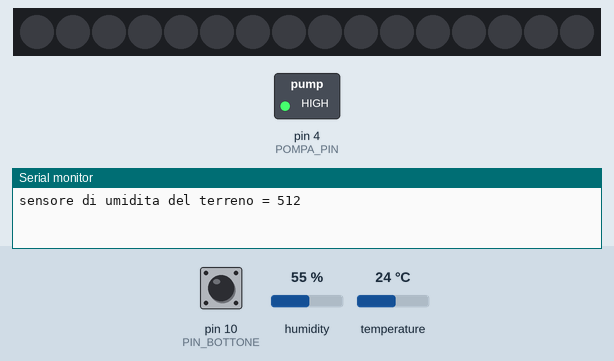
This sketch was run on a simulated Arduino Uno, built with avr-gcc and run on an emulated ATmega328P. On the bench: 16 RGB LEDs in strip order, left to right, switched loads named in the sketch (green lamp = pin HIGH), the last lines printed to the serial monitor. Inputs (shaded band) come from the test bench; at power-on: pin 10 (PIN_BOTTONE) HIGH, humidity 55 %, temperature 24 °C. Dim RGB values are drawn brighter than linear; pins used as bus, display or sensor lines are not drawn.

Above: at 2.2 s.
2.3 s: pin 10 (PIN_BOTTONE) pulled LOW for 3.2 s
At 2.6 s:
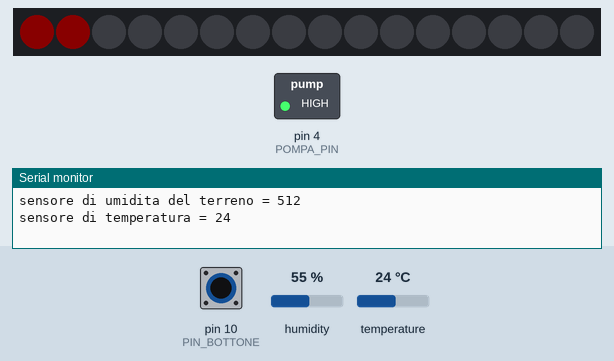
7.2 s: pin 10 (PIN_BOTTONE) pulled LOW for 0.15 s
At 7.27 s:
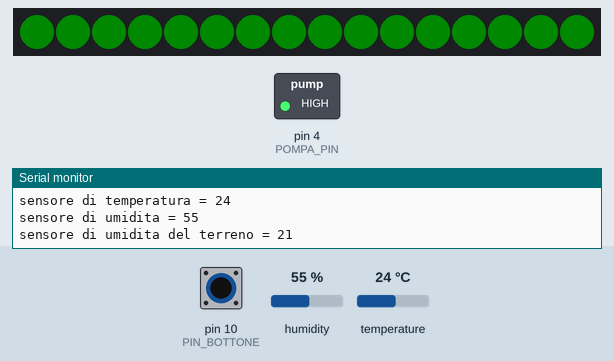
8.8 s: pin 10 (PIN_BOTTONE) pulled LOW for 1 s
At 11.0 s:
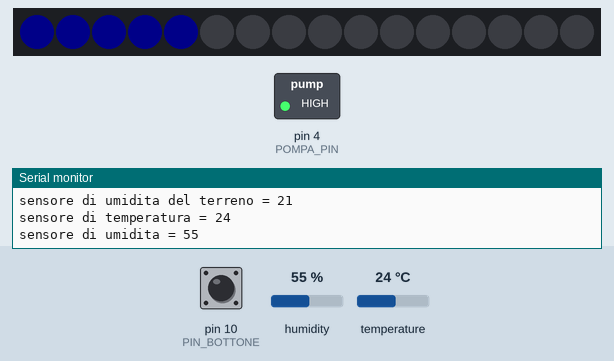
Timing chart, 0 to 12.5 s (numbered marks = the images above; inputs shaded):
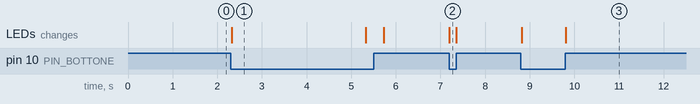

Measured:
- after the input at 2.3 s, the LEDs: change at once (image 1)
- after the input at 7.2 s, the LEDs: change at once (image 2)
- after the input at 8.8 s, the LEDs: first change at once (image 3 shows a later state)
- what the display in image 1 shows lasts 3.0 s, from 2.3 s to 5.3 s

The sketch:

cyberorticello.ino
```cpp
#include <Adafruit_NeoPixel.h>
#include "DHT.h"

#define TIPO_SENSORE_UMIDITA      DHT11

// valori di configurazione

#define PIN_SENSORE_UMIDITA_ARIA  12
#define PIN_SENSORE_UMIDITA_TERRAD 8
#define PIN_SENSORE_UMIDITA_TERRAA A0
#define ACCENSIONE_SENSORE_TERRA    5
#define PIN_BOTTONE               10
#define POMPA_PIN                 4
#define PIN_ANELLO_LED            6
// Numero led dell'anello
#define NUMPIXELS                 16

// valori di configurazione del umidità del terreno
#define TERRENO_COMPLETAMENTE_UMIDO 637
#define PERCENTUALE_UMIDITA_ACQUA 30
#define TERRENO_COMPLETAMENTE_SECCO 958

// stato iniziale del programma
int stato_programma=0;

//quanto aspettare tra una misurazione e l'altra del terreno
long unsigned intervallo_misura_terra= (long unsigned)60000*10; // 10 minuti

//tempo dell'inffiatura
long unsigned innaffiatura_time = 1200;

// numero in ms del tempo massimo da rimanere in una modalità display
long unsigned max_display_time = 20000;
// dichiarazione sensore umidità e temperatura
DHT aria(PIN_SENSORE_UMIDITA_ARIA, TIPO_SENSORE_UMIDITA);

// dichiarazione della striscia led
Adafruit_NeoPixel anello_led = Adafruit_NeoPixel(NUMPIXELS, PIN_ANELLO_LED, NEO_GRB + NEO_KHZ800);


// variabili globali
bool stato_bottone; // il bottone è premuto o meno?
int umidita_terreno; // ultima misurazione del terreno
long unsigned tempo_ultima_misura; // quando è stata effettuata l'ultima misura?


void setup() {

  //inizializzazione seriale
  Serial.begin(115200);

  // inizializzazione librerie
  aria.begin();
  anello_led.begin(); // Si inizializza la libreria NeoPixel.
  anello_led.setBrightness(10); //Si regola la luminosità

  // inizializzazione pin
  pinMode(PIN_BOTTONE, INPUT_PULLUP);
  pinMode(PIN_SENSORE_UMIDITA_TERRAD, INPUT);
  pinMode(POMPA_PIN, OUTPUT);
  pinMode(ACCENSIONE_SENSORE_TERRA, OUTPUT);
  digitalWrite(ACCENSIONE_SENSORE_TERRA, LOW);

  // la pompa funziona al contrario, HIGH significa spento
  digitalWrite(POMPA_PIN, HIGH);

  // misuriamo il terreno per avere un valore
  misura_terra();

  // qual'è lo stato iniziale del bottone?
  stato_bottone=digitalRead(PIN_BOTTONE);

}

void loop()
{
  // quando è passato intervallo_misura_terra dall'ultima misurazione del terreno, facciamo un altra misurazione
  if(millis()-tempo_ultima_misura>intervallo_misura_terra){
    misura_terra();
  }
  // se il bottone non ha lo valore che ci siamo salvati
  if(digitalRead(PIN_BOTTONE)!=stato_bottone){
    // ci salviamo il nuovo valore, e incrementiamo lo stato del programma
      stato_bottone=digitalRead(PIN_BOTTONE);
     stato_programma=stato_programma+1;
  }

  // a seconda dello stato eseguiamo varie operazioni
  if (stato_programma==0){
      // se lo stato è 0 non facciamo niente
  } else if (stato_programma==1){
    // se lo stato è 1, leggiamo la temperatura
    int valore = aria.readTemperature();

    // scriviamo su seriale il valore letto
    Serial.print("sensore di temperatura = ");
    Serial.println(valore);

    // leggiamo lo stato attuale del bottone. se cambia usciamo dal while
    unsigned long start=millis();
    bool cur_bottone= digitalRead(PIN_BOTTONE);
    while((cur_bottone==digitalRead(PIN_BOTTONE))){
        // se abbiamo visualizzato il valore per troppo tempo
        if (millis()-start>max_display_time){
          //impostiamo lo stato a 0, e finiamo il loop
          stato_programma=4;
          return;
        }
        // visualizziamo il valore della temperatura sull'anello led in rosso
        visualizza_valore_2(anello_led.Color(255, 0, 0), valore);
    }
  } else if (stato_programma==2){
    // se lo stato è 2 leggiamo l'umidità
    int valore =  aria.readHumidity();
    // scriviamo su seriale il valore letto
    Serial.print("sensore di umidita = ");
    Serial.println(valore);

    // leggiamo lo stato attuale del bottone. se cambia usciamo dal while
    unsigned long start=millis();
    bool cur_bottone= digitalRead(PIN_BOTTONE);
    while(cur_bottone==digitalRead(PIN_BOTTONE)){
        // se abbiamo visualizzato il valore per troppo tempo
        if (millis()-start>max_display_time){
          //impostiamo lo stato a 0, e finiamo il loop
          stato_programma=4;
          return;
        }
        // visualizziamo il valore dell'umidità sull'anello led in blu
        visualizza_valore_2(anello_led.Color(0, 0, 255), valore);
    }
  } else if (stato_programma==3){
    // calcoliamo il valore dell'umidità del terreno in base ai valori di calibrazione
    int valore =  map(umidita_terreno, TERRENO_COMPLETAMENTE_UMIDO, TERRENO_COMPLETAMENTE_SECCO, 16, 1);
    // se è più piccolo di 1 lo mettiamo a 1
    if (valore<1){
      valore=1;
    }

    // scriviamo su seriale il valore letto
    Serial.print("sensore di umidita del terreno = ");
    Serial.println(valore);

    // leggiamo lo stato attuale del bottone. se cambia usciamo dal while
    unsigned long start=millis();
    int cur_bottone= digitalRead(PIN_BOTTONE);
    while(cur_bottone==digitalRead(PIN_BOTTONE)){
      // se abbiamo visualizzato il valore per troppo tempo
        if (millis()-start>max_display_time){
          //impostiamo lo stato a 0, e finiamo il loop
          stato_programma=4;
          return;
        }
        // visualizza il valore dell'umidità del terreno in verde, 1 pixel= secco completo, 16 pixel = molto umido
      disegna_n_pixel(anello_led.Color(0, 255, 0), valore);
    }
  }  else {
    // pulisci i led, e imposta lo stato a 0
    disegna_n_pixel(anello_led.Color(0, 0, 0), 0);
    stato_programma=0;
  }
}

// funzione che controlla tutto ciò che serve per misurare il terreno
void misura_terra(){
  // accendiamo il sensore dell'umidità del terreno
  digitalWrite(ACCENSIONE_SENSORE_TERRA, HIGH);
  //aspettiamo un secondo
  delay(1000);
  // misuriamo l'umidità del terreno analogica, e ci salviamo il valore da parte
  umidita_terreno=analogRead(PIN_SENSORE_UMIDITA_TERRAA);

  // scriviamo su seriale il valore appena letto
  Serial.print("sensore di umidita del terreno = ");
  Serial.println(umidita_terreno);

  // imposto il tempo dell'ultima misurazione al tempo corrente
  tempo_ultima_misura=millis();

  // calcoliamo il valore dell'umidità del terreno in base ai valori di calibrazione
  int valore =  map(umidita_terreno, TERRENO_COMPLETAMENTE_UMIDO, TERRENO_COMPLETAMENTE_SECCO, 100, 0);

  // se il segnale digitale del sensore del terreno è alto
  if(valore<PERCENTUALE_UMIDITA_ACQUA){
    // accendiamo la pompa
    digitalWrite(POMPA_PIN, LOW);
    //aspettiamo il tempo necessario
    delay(innaffiatura_time);
    //spegnamo la pompa
    digitalWrite(POMPA_PIN, HIGH);
  }

  //spegnamo il sensore
  digitalWrite(ACCENSIONE_SENSORE_TERRA, LOW);
}

// funzione per visualizzare il valore del sensore sul display di pixel. può stampare massimo valori di 2 cifre, e non funziona con i numeri negativi
void visualizza_valore_2(uint32_t colore, int valore){


  // calcolo le cifre del valore
  int seconda_cifra = valore%10;
  int prima_cifra = valore/10;

  // disegno della prima cifra
  disegna_n_pixel(colore, prima_cifra);

  // mi salvo il tempo di inizio e il valore del bottone
  unsigned long tempo_inizio= millis();
   int valore_bottone = digitalRead(PIN_BOTTONE);
  //finche non passano 3 secondi, o l'utente preme un bottone
  while(valore_bottone==digitalRead(PIN_BOTTONE) && millis()-tempo_inizio<3000){}

  // se il bottone è stato premuto non facciamo altro e usciamo
  if(valore_bottone!=digitalRead(PIN_BOTTONE))
    return;
  // disegniamo la seconda cifra
  disegna_n_pixel(colore, seconda_cifra);
  // ci salviamo il tempo di inizio
  tempo_inizio = millis();
  //finche non passano 3 secondi, o l'utente preme un bottone
   while(valore_bottone==digitalRead(PIN_BOTTONE)&& millis()-tempo_inizio<3000){}
   // pulisci l'anello led
  anello_led.clear();
  delay(200);
}

// disegna i pixel a schermo
void disegna_n_pixel(uint32_t colore, int n){
  // per ogni pixel
  for (int i=0; i<NUMPIXELS; i++){
    if (i<n){
      // se l'indice del pixel è minore del valore, allora lo coloro del colore
      anello_led.setPixelColor(i, colore);
    }else{
      // altrimenti lo lascio spento
      anello_led.setPixelColor(i, anello_led.Color(0, 0,0));
    }
  }
  // visualizza i dati sulla striscia led
  anello_led.show();
}
```
